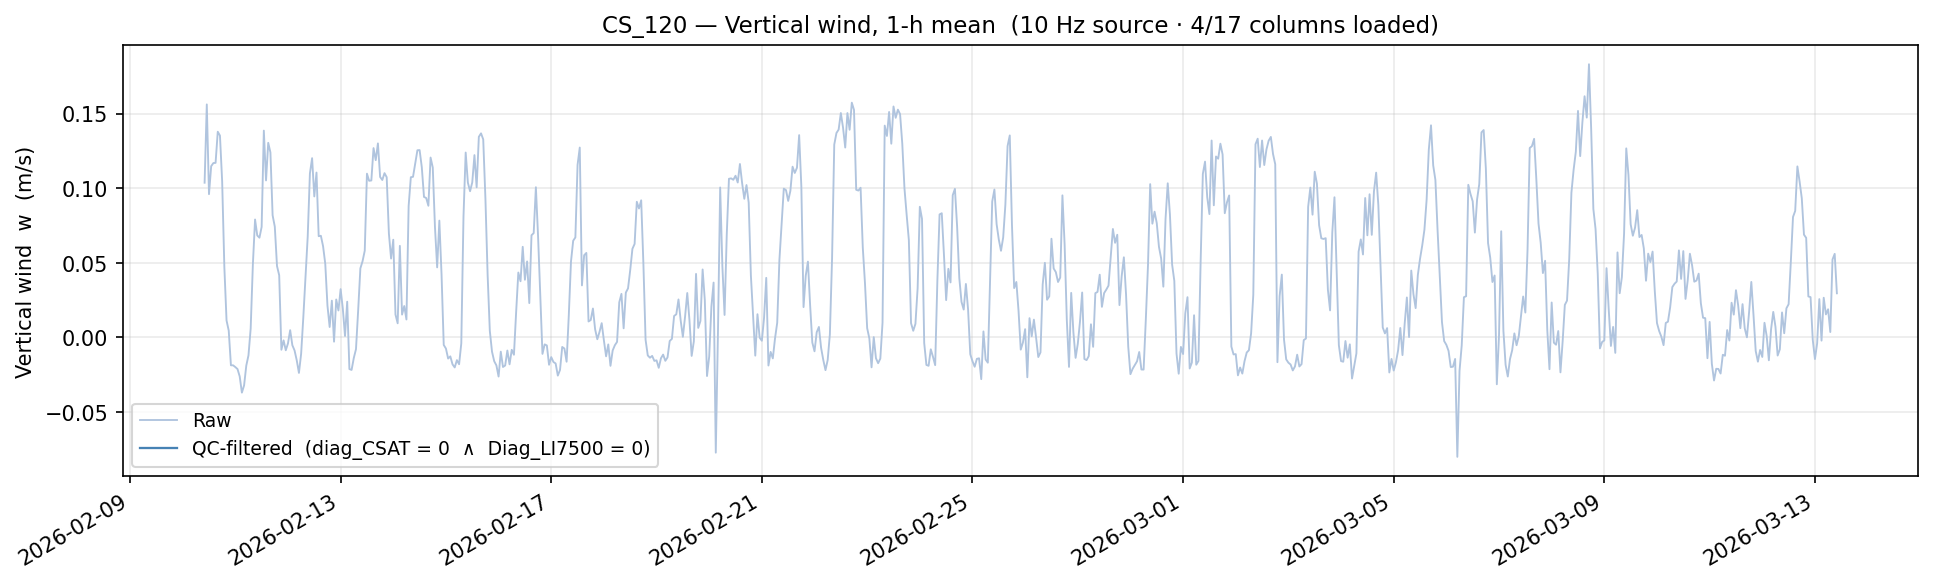

Recreate this plot in Python.
"""Quality control and visualization for high-frequency eddy-covariance data.

Scenario: CS_120.dat — 10 Hz (100 ms), 17 IEEE4B columns, CR1000X station.

tob.open_tob converts the TOB binary to Parquet (Rust) and registers a DuckDB
view over only the requested columns — the remaining 13 are never read.
QC filtering and 1-hour aggregation happen inside DuckDB's vectorised engine;
only the small aggregated result reaches Python for plotting.
"""

from __future__ import annotations

from pathlib import Path

import matplotlib.dates as mdates
import matplotlib.pyplot as plt

import tob

DATA = Path(__file__).parent.parent / "data" / "CS_120.dat"
COLS = ["TIMESTAMP", "w", "diag_CSAT", "Diag_LI7500"]


def main() -> None:
    h = tob.read_header(DATA)
    print(f"Station  : {h.station_name}  ({h.logger_model})")
    print(f"Columns  : loading {len(COLS)} of {len(h.names)}  →  {COLS}")
    print()

    with tob.open_tob(DATA, columns=COLS) as conn:
        df = conn.sql(
            """
            SELECT
                date_trunc('hour', TIMESTAMP)                             AS hour,
                avg(w)                                                    AS w_raw,
                avg(w) FILTER (WHERE diag_CSAT = 0 AND Diag_LI7500 = 0) AS w_qc,
            FROM tob
            GROUP BY 1
            ORDER BY 1
            """
        ).df()

    print(f"{len(df)} hours  ·  {df['w_qc'].notna().sum()} with QC data")

    fig, ax = plt.subplots(figsize=(13, 4))
    ax.plot(df["hour"], df["w_raw"], color="lightsteelblue", linewidth=0.9, label="Raw")
    ax.plot(
        df["hour"],
        df["w_qc"],
        color="steelblue",
        linewidth=1.1,
        label="QC-filtered  (diag_CSAT = 0  ∧  Diag_LI7500 = 0)",
    )
    ax.set_ylabel("Vertical wind  w  (m/s)", fontsize=10)
    ax.set_title(
        f"CS_120 — Vertical wind, 1-h mean  "
        f"(10 Hz source · {len(COLS)}/{len(h.names)} columns loaded)",
        fontsize=11,
    )
    ax.xaxis.set_major_formatter(mdates.DateFormatter("%Y-%m-%d"))
    ax.xaxis.set_major_locator(mdates.AutoDateLocator())
    fig.autofmt_xdate(rotation=30)
    ax.legend(fontsize=9)
    ax.grid(True, alpha=0.25)
    plt.tight_layout()

    out = Path(__file__).with_suffix(".png")
    plt.savefig(out, dpi=150, bbox_inches="tight")
    print(f"Plot saved → {out}")
    plt.show()


if __name__ == "__main__":
    main()
